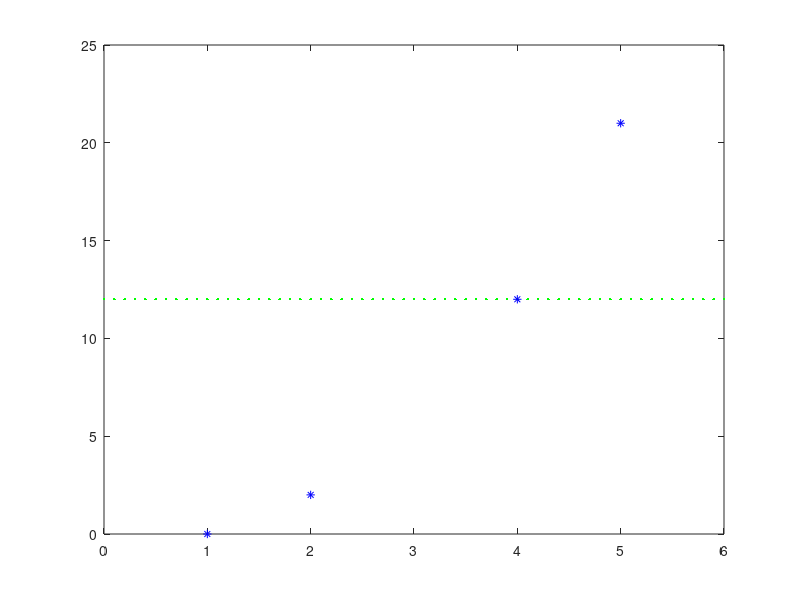

Recreate this plot in MATLAB.
%% Polinomi interpolador (metodo de Lagrange)



x=[1 2 4 5];
y=[0 2 12 21];
u=4;
n = length(x);
v = zeros(size(u));
for k = 1:n
w = ones(size(u));
for j = [1:k-1 k+1:n]
w = (u-x(j))./(x(k)-x(j)).*w;
end
v = v + w*y(k);
end
u=0:0.1:6;
plot(u,v,'g',x,y,'b*')
u


